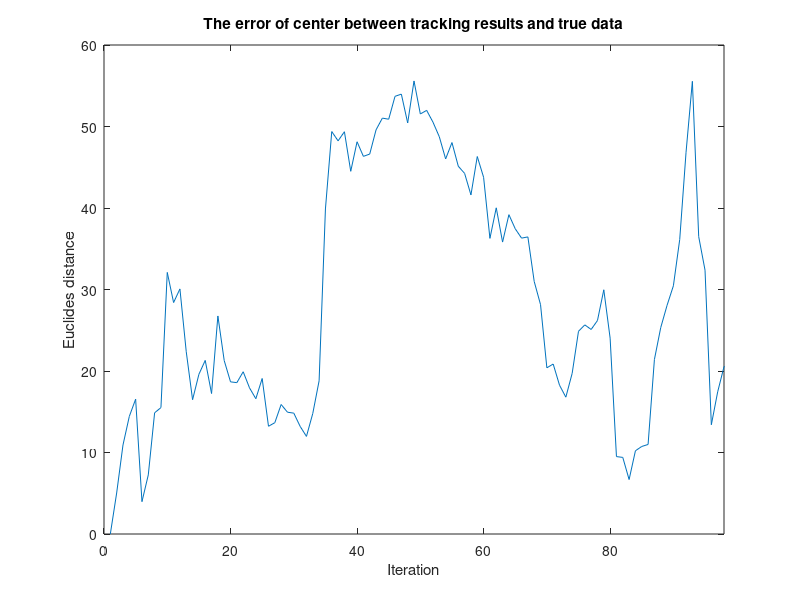

This figure's MATLAB source:
load birdtruth_rectspace.txt
correct = birdtruth_rectspace;
[m,n]=size(correct);
c = zeros(m,2);
c(:,1) = correct(:,1) + correct(:,3)/2;
c(:,2) = correct(:,2) + correct(:,4)/2;

s = zeros(m,2);

load tic_x_bird.mat
load tic_y_bird.mat
s(:,1)= tic_x_bird(2:m+1,1);
s(:,2)= tic_y_bird(2:m+1,1);

error=zeros(1,m);
error = sqrt  (   (c(:,1)-s(:,1)).^2 + (c(:,2)- s(:,2)).^2   ) ;
i=1:m;
plot(i,error);
axis([0,98,0,60]);
xlabel('Iteration');
ylabel('Euclides distance');
title('The error of center between tracking results and true data');